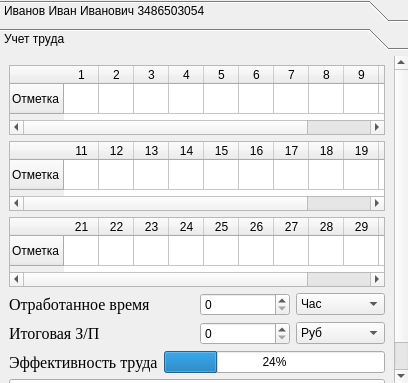
                   <widget class="QToolBox" name="toolBox_5">
                    <property name="enabled">
                     <bool>true</bool>
                    </property>
                    <property name="currentIndex">
                     <number>1</number>
                    </property>
                    <widget class="QWidget" name="page_15">
                     <property name="geometry">
                      <rect>
                       <x>0</x>
                       <y>0</y>
                       <width>194</width>
                       <height>43</height>
                      </rect>
                     </property>
                     <attribute name="label">
                      <string>Иванов Иван Иванович 3486503054</string>
                     </attribute>
                     <layout class="QFormLayout" name="formLayout_6">
                      <item row="0" column="0">
                       <layout class="QHBoxLayout" name="horizontalLayout_37">
                        <item>
                         <widget class="QPushButton" name="pushButton_18">
                          <property name="text">
                           <string>Редактировать</string>
                          </property>
                         </widget>
                        </item>
                        <item>
                         <widget class="QPushButton" name="pushButton_19">
                          <property name="text">
                           <string>Удалить</string>
                          </property>
                         </widget>
                        </item>
                       </layout>
                      </item>
                     </layout>
                    </widget>
                    <widget class="QWidget" name="page_16">
                     <property name="geometry">
                      <rect>
                       <x>0</x>
                       <y>0</y>
                       <width>399</width>
                       <height>374</height>
                      </rect>
                     </property>
                     <attribute name="label">
                      <string>Учет труда</string>
                     </attribute>
                     <layout class="QGridLayout" name="gridLayout_21">
                      <item row="5" column="0">
                       <widget class="QPushButton" name="pushButton_20">
                        <property name="font">
                         <font>
                          <family>Georgia</family>
                          <pointsize>12</pointsize>
                         </font>
                        </property>
                        <property name="text">
                         <string>Сохранить изменения</string>
                        </property>
                       </widget>
                      </item>
                      <item row="3" column="0">
                       <spacer name="verticalSpacer_16">
                        <property name="orientation">
                         <enum>Qt::Vertical</enum>
                        </property>
                        <property name="sizeHint" stdset="0">
                         <size>
                          <width>20</width>
                          <height>40</height>
                         </size>
                        </property>
                       </spacer>
                      </item>
                      <item row="1" column="0">
                       <layout class="QVBoxLayout" name="verticalLayout_40">
                        <item>
                         <layout class="QHBoxLayout" name="horizontalLayout_38">
                          <item>
                           <widget class="QLabel" name="label_44">
                            <property name="font">
                             <font>
                              <family>Georgia</family>
                              <pointsize>12</pointsize>
                             </font>
                            </property>
                            <property name="text">
                             <string>Отработанное время</string>
                            </property>
                           </widget>
                          </item>
                          <item>
                           <layout class="QHBoxLayout" name="horizontalLayout_39">
                            <item>
                             <widget class="QSpinBox" name="spinBox_11"/>
                            </item>
                            <item>
                             <widget class="QComboBox" name="comboBox_14">
                              <item>
                               <property name="text">
                                <string>Час</string>
                               </property>
                              </item>
                              <item>
                               <property name="text">
                                <string>День</string>
                               </property>
                              </item>
                             </widget>
                            </item>
                           </layout>
                          </item>
                         </layout>
                        </item>
                        <item>
                         <layout class="QHBoxLayout" name="horizontalLayout_40">
                          <item>
                           <widget class="QLabel" name="label_45">
                            <property name="font">
                             <font>
                              <family>Georgia</family>
                              <pointsize>12</pointsize>
                             </font>
                            </property>
                            <property name="text">
                             <string>Итоговая З/П</string>
                            </property>
                           </widget>
                          </item>
                          <item>
                           <layout class="QHBoxLayout" name="horizontalLayout_41">
                            <item>
                             <widget class="QSpinBox" name="spinBox_12"/>
                            </item>
                            <item>
                             <widget class="QComboBox" name="comboBox_15">
                              <item>
                               <property name="text">
                                <string>Руб</string>
                               </property>
                              </item>
                              <item>
                               <property name="text">
                                <string>Дол</string>
                               </property>
                              </item>
                             </widget>
                            </item>
                           </layout>
                          </item>
                         </layout>
                        </item>
                        <item>
                         <layout class="QHBoxLayout" name="horizontalLayout_42">
                          <item>
                           <widget class="QLabel" name="label_46">
                            <property name="font">
                             <font>
                              <family>Georgia</family>
                              <pointsize>12</pointsize>
                             </font>
                            </property>
                            <property name="text">
                             <string>Эффективность труда</string>
                            </property>
                           </widget>
                          </item>
                          <item>
                           <widget class="QProgressBar" name="progressBar_5">
                            <property name="value">
                             <number>24</number>
                            </property>
                           </widget>
                          </item>
                         </layout>
                        </item>
                       </layout>
                      </item>
                      <item row="0" column="0">
                       <layout class="QVBoxLayout" name="verticalLayout_41">
                        <item>
                         <widget class="QTableWidget" name="tableWidget_13">
                          <attribute name="horizontalHeaderDefaultSectionSize">
                           <number>35</number>
                          </attribute>
                          <row>
                           <property name="text">
                            <string>Отметка</string>
                           </property>
                          </row>
                          <column>
                           <property name="text">
                            <string>1</string>
                           </property>
                          </column>
                          <column>
                           <property name="text">
                            <string>2</string>
                           </property>
                          </column>
                          <column>
                           <property name="text">
                            <string>3</string>
                           </property>
                          </column>
                          <column>
                           <property name="text">
                            <string>4</string>
                           </property>
                          </column>
                          <column>
                           <property name="text">
                            <string>5</string>
                           </property>
                          </column>
                          <column>
                           <property name="text">
                            <string>6</string>
                           </property>
                          </column>
                          <column>
                           <property name="text">
                            <string>7</string>
                           </property>
                          </column>
                          <column>
                           <property name="text">
                            <string>8</string>
                           </property>
                          </column>
                          <column>
                           <property name="text">
                            <string>9</string>
                           </property>
                          </column>
                          <column>
                           <property name="text">
                            <string>10</string>
                           </property>
                          </column>
                          <column>
                           <property name="text">
                            <string>Х</string>
                           </property>
                          </column>
                         </widget>
                        </item>
                        <item>
                         <widget class="QTableWidget" name="tableWidget_14">
                          <attribute name="horizontalHeaderDefaultSectionSize">
                           <number>35</number>
                          </attribute>
                          <row>
                           <property name="text">
                            <string>Отметка</string>
                           </property>
                          </row>
                          <column>
                           <property name="text">
                            <string>11</string>
                           </property>
                          </column>
                          <column>
                           <property name="text">
                            <string>12</string>
                           </property>
                          </column>
                          <column>
                           <property name="text">
                            <string>13</string>
                           </property>
                          </column>
                          <column>
                           <property name="text">
                            <string>14</string>
                           </property>
                          </column>
                          <column>
                           <property name="text">
                            <string>15</string>
                           </property>
                          </column>
                          <column>
                           <property name="text">
                            <string>16</string>
                           </property>
                          </column>
                          <column>
                           <property name="text">
                            <string>17</string>
                           </property>
                          </column>
                          <column>
                           <property name="text">
                            <string>18</string>
                           </property>
                          </column>
                          <column>
                           <property name="text">
                            <string>19</string>
                           </property>
                          </column>
                          <column>
                           <property name="text">
                            <string>20</string>
                           </property>
                          </column>
                          <column>
                           <property name="text">
                            <string>Х</string>
                           </property>
                          </column>
                         </widget>
                        </item>
                        <item>
                         <widget class="QTableWidget" name="tableWidget_15">
                          <attribute name="horizontalHeaderDefaultSectionSize">
                           <number>35</number>
                          </attribute>
                          <row>
                           <property name="text">
                            <string>Отметка</string>
                           </property>
                          </row>
                          <column>
                           <property name="text">
                            <string>21</string>
                           </property>
                          </column>
                          <column>
                           <property name="text">
                            <string>22</string>
                           </property>
                          </column>
                          <column>
                           <property name="text">
                            <string>23</string>
                           </property>
                          </column>
                          <column>
                           <property name="text">
                            <string>24</string>
                           </property>
                          </column>
                          <column>
                           <property name="text">
                            <string>25</string>
                           </property>
                          </column>
                          <column>
                           <property name="text">
                            <string>26</string>
                           </property>
                          </column>
                          <column>
                           <property name="text">
                            <string>27</string>
                           </property>
                          </column>
                          <column>
                           <property name="text">
                            <string>28</string>
                           </property>
                          </column>
                          <column>
                           <property name="text">
                            <string>29</string>
                           </property>
                          </column>
                          <column>
                           <property name="text">
                            <string>30</string>
                           </property>
                          </column>
                          <column>
                           <property name="text">
                            <string>31</string>
                           </property>
                          </column>
                         </widget>
                        </item>
                       </layout>
                      </item>
                     </layout>
                    </widget>
                   </widget>
